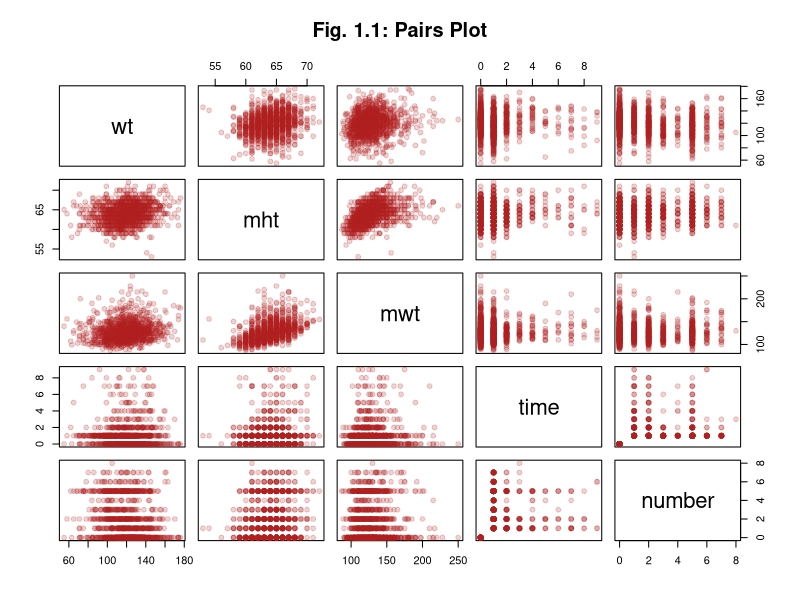
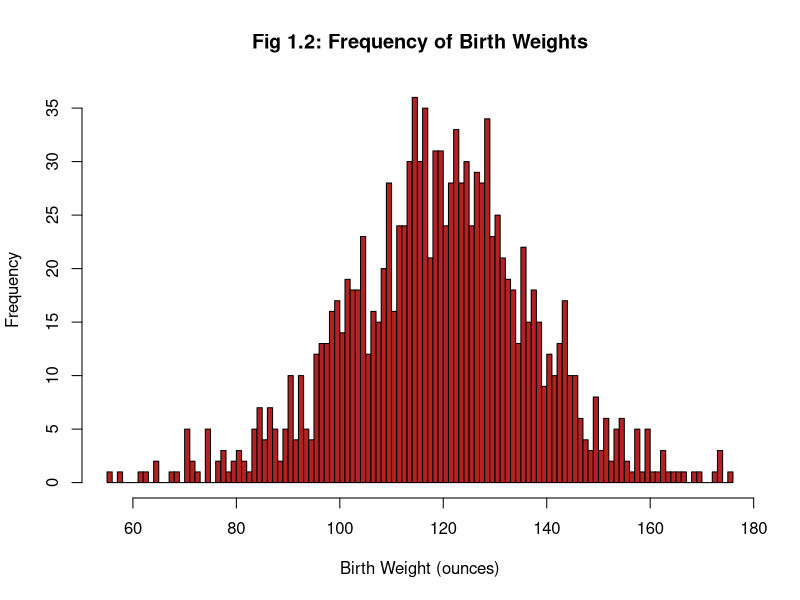
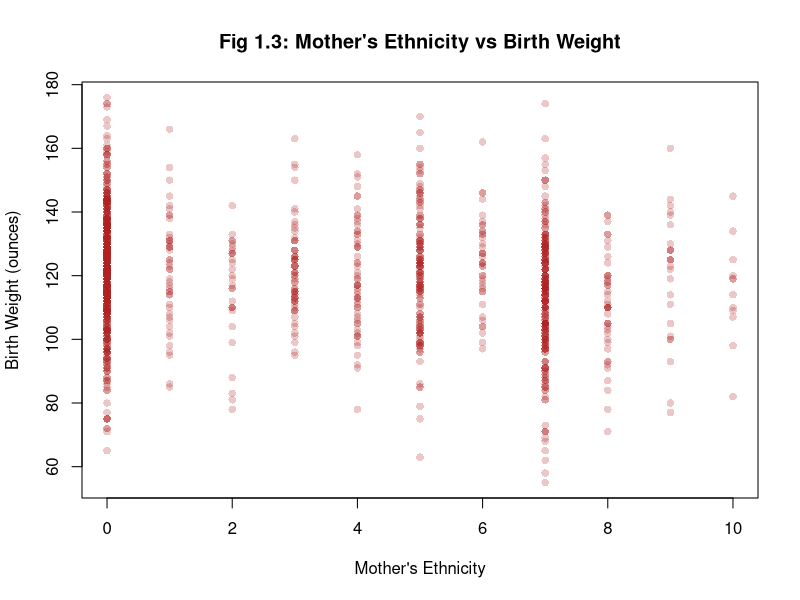
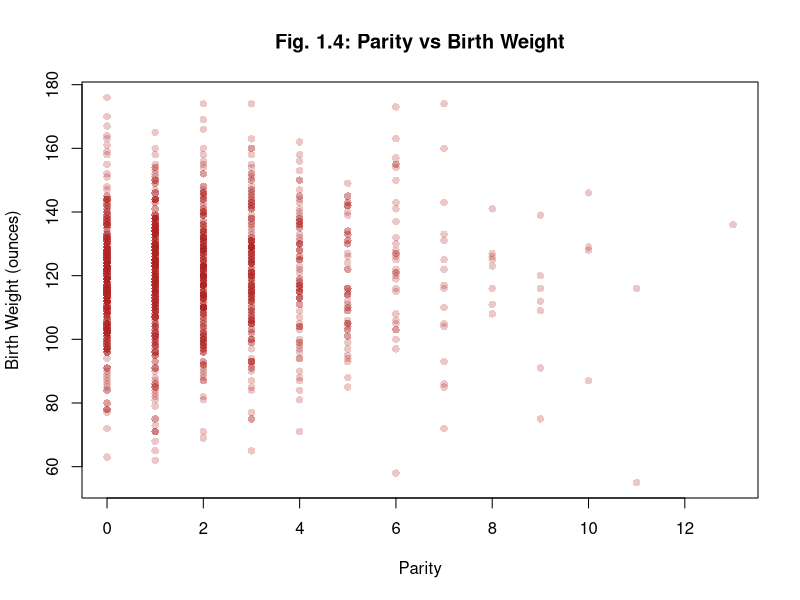
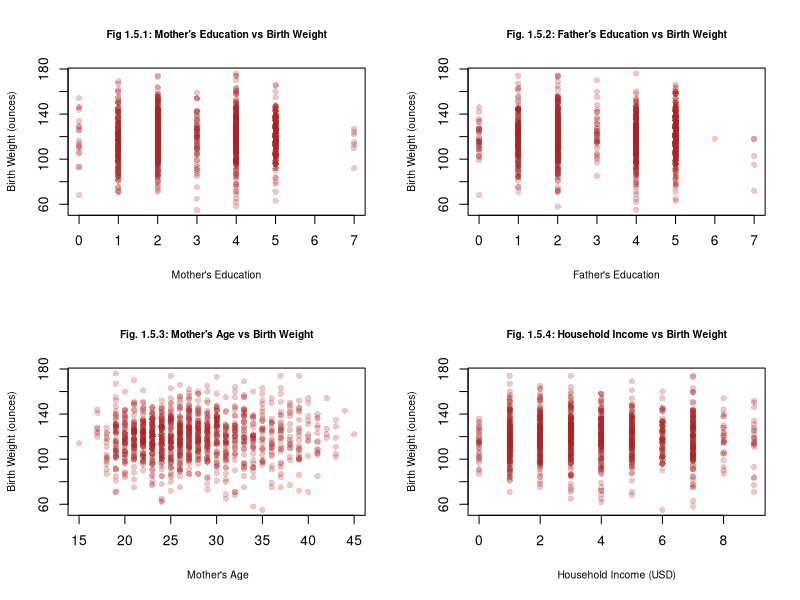
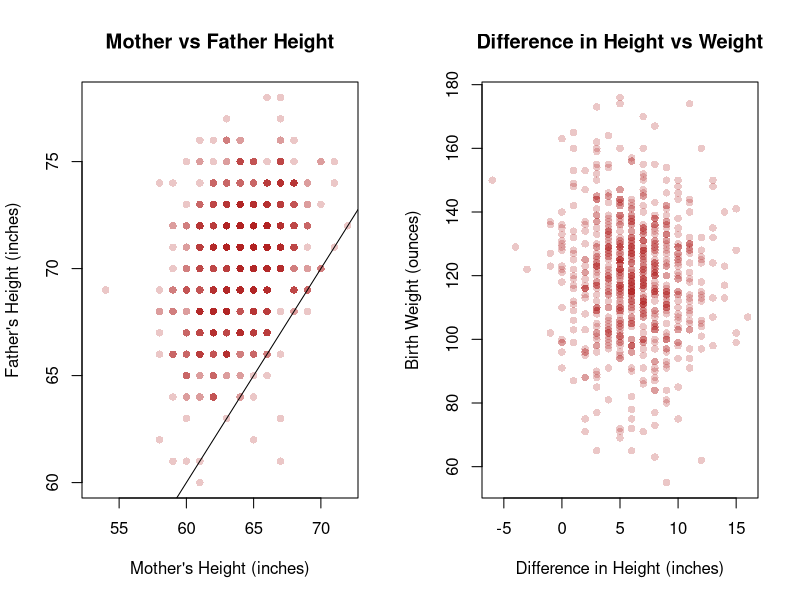
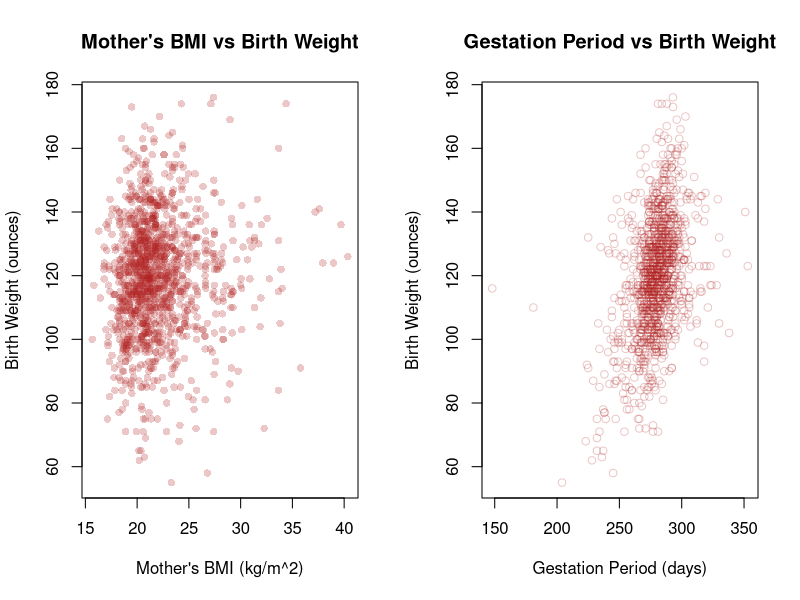
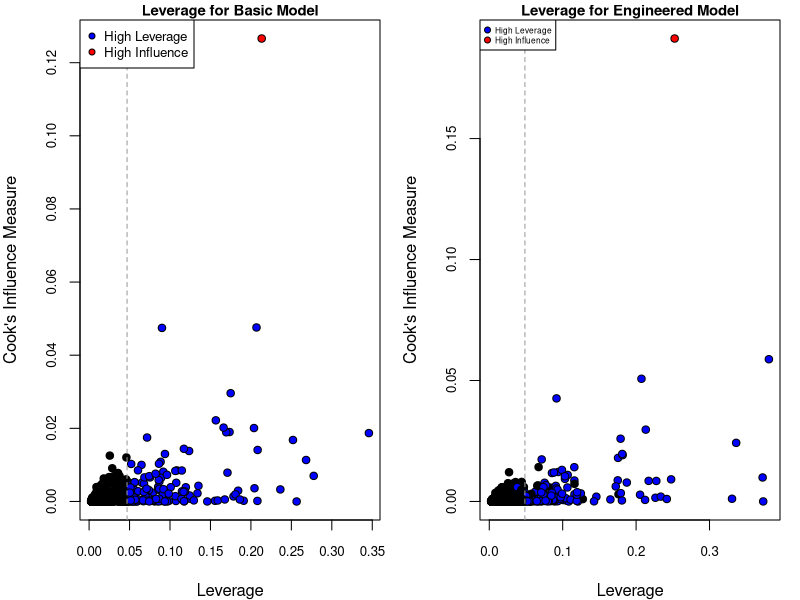

Source code (R) for these figures, in order:
## ---- chunk 1
# Knitr Configuration
knitr::opts_chunk$set(
  cache = TRUE,
  include = TRUE,
  echo = FALSE,
  results = "markup",
  fig.show = "asis",
  fig.height = 3.5,
  fig.align = "center"
)
## ---- chunk 2
# Define all the functions and constants used later

# Category names for Ethnicity variates
ethLabels <- c(
  "Caucasian",
  "Mexican",
  "African-American",
  "Asian",
  "Mixed",
  "Other"
)

# Category names for Education variates
edLabels <- c(
  "Elementary School",
  "Middle School",
  "High School",
  "High School + Trade School",
  "High School + Some College",
  "College Graduate",
  "Trade School",
  "High School Unclear"
)

# Number of imputed datasets
k <- 5

# Unit conversion factors
poundsToKg <- 0.453592
inchesToM <- 0.0254

# The boundaries for BMI categories
# See this page for the source:
# https://www.mayoclinic.org/healthy-lifestyle/pregnancy-week-by-week/in-depth/pregnancy-weight-gain/art-20044360?pg=1
underweightNormalBoundary <- 18.5
normalOverweightBoundary <- 25
overweightObeseBoundary <- 30

# Use test 10% for test set in cross validation
testSetRatio = 0.1
## ---- chunk 3
isUnderweight <- function (bmi) bmi < underweightNormalBoundary
isNormal <- function (bmi) bmi < normalOverweightBoundary &
                           bmi >= underweightNormalBoundary
isOverweight <- function (bmi) bmi < overweightObeseBoundary &
                               bmi >= normalOverweightBoundary
isObese <- function (bmi) bmi >= overweightObeseBoundary

bmi <- function (wtLbs, htIn) (wtLbs * poundsToKg) / (htIn * inchesToM)^2
## ---- chunk 4
# Roughly translate the "number" category to a floating point
# number of the actual number of cigarettes smoked
numCigs <- function (number) (number <= 4) * (5 * number - 2.5) +
                             (number > 4) * (10 * number - 25.5)
## ---- chunk 5
# Re-encoding and labelling variates as factors
decodeBirthVariates <- function (birthsDataset) {
  newDataset = data.frame(birthsDataset)

  newDataset$meth <- cut(
    birthsDataset$meth,
    breaks = c(0, 5:10), 
    labels = ethLabels,
    right = TRUE,
    include.lowest= TRUE
  )

  newDataset$med <- cut(
    birthsDataset$med,
    breaks = 0:8, 
    labels = edLabels,
    right = FALSE
  )

  newDataset$feth <- cut(
    birthsDataset$feth,
    breaks = c(0, 5:10),
    labels = ethLabels,
    right = TRUE,
    include.lowest= TRUE
  )

  newDataset$fed <- cut(
    birthsDataset$fed,
    breaks = 0:8, 
    labels = edLabels,
    right = FALSE
  )

  newDataset$smoke <- cut(
    birthsDataset$smoke,
    breaks = 0:4, 
    labels = c(
      "Never",
      "Smokes Now",
      "Until Pregnancy",
      "Doesn't Smoke Anymore"
    ),
    right = FALSE
  )

  newDataset$marital <- cut(
    birthsDataset$marital,
    breaks = 0:5,
    labels = c(
      "Married",
      "Legally Separated",
      "Divorced",
      "Widowed",
      "Never Married"
    )
  )

  newDataset$number <- numCigs(birthsDataset$number)

  newDataset$time <- cut(
    birthsDataset$time,
    breaks = 0:10,
    labels = c(
      "Never Smoked",
      "Still Smokes",
      "During Pregnancy",
      "Less Than A Year",
      "1-2 Years",
      "2-3 Years",
      "3-4 Years",
      "5-9 Years",
      "More Than 10 Years",
      "Quit But Don't Know When"
    ),
    right = FALSE
  )

  newDataset$income <- cut(
    birthsDataset$income,
    breaks = c(0, 1, 2, 10),
    labels = c(
      "Under 2500",
      "2500-4999",
      "5000-Over 25000"
    ),
    right = FALSE
  )

  newDataset
}
## ---- chunk 6
smokingImpact <- function (time, number) {
  cigaretteEffectRatio = 6
  # Take the average of the bounds of the range of cigarettes smoked by a given category
  # as the approximate exact number of cigarettes smoked per day
  # https://www.med.uottawa.ca/sim/data/Smoking_and_Health_e.htm shows that it took a
  # six-fold increase in the number of cigarettes smoked a day to double the impact
  # on the likelihood of developing lung cancer. We approximate the effect of smoking
  # on birth with this ratio too.
  activeSmokingImpact = (number != 0) * 2^(numCigs(number) / cigaretteEffectRatio)
  
  impactTimeDecay = 2
  
  # Approximate a scalar number of years since quiting based on the categorical variable
  yearsQuit = (time >= 3) * (-2.5 + time) + (time >= 7) * (-18.5 + 3 * time)
  # Time = 1 or 2 are special cases with 0 decay
  yearsQuit = yearsQuit * (time >= 3)
  
  decayedSmokingImpact = activeSmokingImpact * exp(-yearsQuit / impactTimeDecay)
  
  decayedSmokingImpact
}
## ---- chunk 7
craftFeatures <- function (imputedBirthsDataset) {
  newDataset = decodeBirthVariates(imputedBirthsDataset)

  newDataset$sameEth <- factor(
    imputedBirthsDataset$meth == imputedBirthsDataset$feth,
    labels = c("Different", "Same")
  )
  # What about "Other" though?
  
  newDataset$htDiff <- newDataset$fht - newDataset$mht
    
  newDataset$lateMom <- factor(
    newDataset$parity == 0 & newDataset$mage >= 35,
    labels = c("Not late", "Late")
  )

  newDataset$mBMI <- bmi(newDataset$mwt, newDataset$mht)
  
  newDataset$mBMICategory <- factor(
    1 * isNormal(newDataset$mBMI)
      + 2 * isOverweight(newDataset$mBMI)
      + 3 * isObese(newDataset$mBMI),
    labels = c("Underweight", "Normal", "Overweight", "Obese")
  )
  
  newDataset$smokingImpact <- smokingImpact(
    imputedBirthsDataset$time,
    imputedBirthsDataset$number
  )
  
  newDataset
}
## ---- chunk 8
meanAIC <- function (model, datasets) mean(sapply(
  datasets,
  function (dataset) AIC(update(model, data = dataset))
))
## ---- chunk 9
selectModel <- function (
  datasets,
  predictedVar,
  excludedVars = c(),
  specialTerms = c()
) {
  selectedModelMeanAIC = .Machine$integer.max
  selectedModel = NULL
  
  for (dataset in datasets) {
    M0 = lm(wt ~ 1, data = dataset)
    Mmax = lm(
      formula(paste(
        predictedVar,
        "~",
        "(.",
        Reduce(function (l, r) paste(l, r), Map(function (term) paste("-", term), excludedVars), ""),
        ")^2",
        Reduce(function (l, r) paste(l, r), Map(function (term) paste("+", term), specialTerms), "")
      )),
      data = dataset
    )
  
    candidateModel = step(
      lm(wt ~ 1, data = dataset),
      scope = list(lower = M0, upper = Mmax),
      direction = "both",
      trace = 0
    )
  
    candidateModelMeanAIC = mean(sapply(
      datasets,
      function (dataset) AIC(update(candidateModel, data = dataset))
    ))
  
    if (candidateModelMeanAIC < selectedModelMeanAIC) {
      selectedModel = update(candidateModel, data = dataset)
      selectedModelMeanAIC = candidateModelMeanAIC
    }
  }
  
  selectedModel
}
## ---- chunk 10
crossValidate <- function (model1, model2, datasets) {
  # "Usually about a thousand is fine" - M. Lysy, Nov. 27, 2018
  m = 1000

  model1rPMSE <- vector(mode = "numeric", length = m)
  model2rPMSE <- vector(mode = "numeric", length = m)

  for (i in 1:m) {
    chosenSet = datasets[[1 + i %% k]]
    Ntotal = nrow(chosenSet)
    Ntest = floor(Ntotal * testSetRatio)
    outOfSampleIndices = sample(Ntotal, Ntest)
    trainSet = chosenSet[-outOfSampleIndices, ]
    testSet = chosenSet[outOfSampleIndices, ]
    
    model1 = update(model1, data = trainSet)
    model2 = update(model2, data = trainSet)
    outOfSamplePredictions1 = predict(model1, newdata = testSet)
    outOfSamplePredictions2 = predict(model2, newdata = testSet)
    predictionErrors1 = (testSet$wt - outOfSamplePredictions1) ^ 2
    predictionErrors2 = (testSet$wt - outOfSamplePredictions2) ^ 2
    model1rPMSE[i] <- sqrt(sum(predictionErrors1) / Ntest)
    model2rPMSE[i] <- sqrt(sum(predictionErrors2) / Ntest)
  }
  
  list(
    rPMSEs = data.frame(model1 = model1rPMSE, model2 = model2rPMSE),
    actual = testSet$wt,
    predictions = data.frame(
      model1 = outOfSamplePredictions1,
      model2 = outOfSamplePredictions2
    ),
    residuals = data.frame(
      model1 = outOfSamplePredictions1 - testSet$wt,
      model2 = outOfSamplePredictions2 - testSet$wt
    )
  )
}
## ---- chunk 11
# Import
births <- read.csv("chds_births.csv")
## ---- chunk 12
mendedBirths <- data.frame(births)
mendedBirths[mendedBirths$marital == 0, "marital"] <- NA
## ---- chunk 13
library(mice)
options(warn=-1)

multiplyImputedBirths <- mice(
  mendedBirths,
  m = k,
  method = "pmm",
  seed = 500,
  printFlag = FALSE
)

imputedBirths <- lapply(1:k, function(i) complete(multiplyImputedBirths, i))
## ---- chunk 14
decodedImputedBirths <- lapply(imputedBirths, decodeBirthVariates)
## ---- chunk 15
engineeredFeatureBirths <- lapply(imputedBirths, craftFeatures)
## ---- chunk 16
pairs(
  births[c("wt", "mht", "mwt", "time", "number")],
  col = adjustcolor("firebrick", 0.2),
  pch = 19,
  main = "Fig. 1.1: Pairs Plot"
)
## ---- chunk 17
hist(
  births$wt,
  breaks = 100,
  col = "firebrick",
  main = "Fig 1.2: Frequency of Birth Weights",
  xlab = "Birth Weight (ounces)",
  mar = c(1, 4, 1, 2) + 0.1
) 
## ---- chunk 18
plot(
  births$meth,
  births$wt,
  col = adjustcolor("firebrick", 0.25),
  pch = 16,
  main = "Fig 1.3: Mother's Ethnicity vs Birth Weight",
  xlab = "Mother's Ethnicity",
  ylab = "Birth Weight (ounces)",
  mar = c(1, 4, 1, 2) +0.1
)
## ---- chunk 19
plot(
  births$parity,
  births$wt,
  pch = 16,
  col = adjustcolor("firebrick", 0.25),
  main = "Fig. 1.4: Parity vs Birth Weight",
  xlab = "Parity",
  ylab = "Birth Weight (ounces)"
)
## ---- chunk 20
par(mfrow = c(2, 2))
plot(
  births$med,
  births$wt,
  col = adjustcolor("firebrick", 0.25),
  pch = 16,
  cex.main = 0.75,
  cex.lab = 0.75,
  main = "Fig 1.5.1: Mother's Education vs Birth Weight",
  xlab = "Mother's Education",
  ylab = "Birth Weight (ounces)"
)
plot(
  births$fed,
  births$wt,
  col = adjustcolor("firebrick", 0.25),
  pch = 16,
  cex.main = 0.75,
  cex.lab = 0.75,
  main = "Fig. 1.5.2: Father's Education vs Birth Weight",
  xlab = "Father's Education",
  ylab = "Birth Weight (ounces)"
)
plot(
  births$mage,
  births$wt,
  pch = 16,
  cex.main = 0.75,
  cex.lab = 0.75,
  col = adjustcolor("firebrick", 0.25),
  main = "Fig. 1.5.3: Mother's Age vs Birth Weight",
  xlab = " Mother's Age",
  ylab = "Birth Weight (ounces)"
)
plot(
  births$income,
  births$wt,
  pch = 16,
  cex.main = 0.75,
  cex.lab = 0.75,
  col = adjustcolor("firebrick", 0.25),
  main = "Fig. 1.5.4: Household Income vs Birth Weight",
  xlab = "Household Income (USD)",
  ylab = "Birth Weight (ounces)"
)
## ---- chunk 21
par(mfrow = c(1,2))
plot(
  births$mht,
  births$fht,
  col = adjustcolor("firebrick", 0.25),
  pch = 16,
  main = "Mother vs Father Height",
  xlab = "Mother's Height (inches)",
  ylab = "Father's Height (inches)"
)
abline(coef = c(0, 1))
plot(
  births$fht - births$mht,
  births$wt,
  pch = 16,
  col = adjustcolor("firebrick", 0.25),
  main = "Difference in Height vs Weight",
  xlab = "Difference in Height (inches)",
  ylab = "Birth Weight (ounces)"
)
## ---- chunk 22
plot(
  bmi(births$mwt, births$mht),
  births$wt,
  pch = 16,
  col = adjustcolor("firebrick", 0.25),
  main = "Mother's BMI vs Birth Weight",
  xlab = "Mother's BMI (kg/m^2)",
  ylab = "Birth Weight (ounces)"
)
## ---- chunk 23
plot(
  births$gestation,
  births$wt,
  col = adjustcolor("firebrick", 0.25),
  main = "Gestation Period vs Birth Weight",
  xlab = "Gestation Period (days)",
  ylab = "Birth Weight (ounces)"
)
## ---- chunk 24
paste("Number of Occurrences per Marital Status category")
summary(factor(births$marital))
## ---- chunk 25
N <- nrow(mendedBirths)

round(sapply(colnames(mendedBirths), function (colname) sum(is.na(mendedBirths[colname])) / N), 2)
nrow(na.omit(mendedBirths[, !(colnames(mendedBirths) %in% c("fht", "fwt", "income"))])) / N
## ---- chunk 26
basicBirthWeightModel <- selectModel(
  decodedImputedBirths,
  "wt",
  excludedVars = c("gestation", "smoke")
)
basicBirthWeightModelMeanAIC <- meanAIC(basicBirthWeightModel, decodedImputedBirths)
## ---- chunk 27
engineeredBirthWeightModel <- selectModel(
  engineeredFeatureBirths,
  "wt",
  c("gestation", "smoke", "time", "fht", "mBMICategory"),
  c("time")#, smokingImpact:smokingQuitCategory")
  #c("smokingImpact", "mBMI", "htDiff", "sameEth",  "lateMom")
)
engineeredBirthWeightModelMeanAIC <- meanAIC(
  engineeredBirthWeightModel,
  engineeredFeatureBirths
)
## ---- chunk 28
# Cook's Distance vs. Leverage for Basic Model
D <- cooks.distance(basicBirthWeightModel) 
infl.ind <- which.max(D)
h <- hatvalues(basicBirthWeightModel)
p <- length(coef(basicBirthWeightModel))
n <- nobs(basicBirthWeightModel)
hbar <- p/n
lev.ind <- h > 2*hbar 
clrs <- rep("black", len = n)
clrs[lev.ind] <- "blue"
clrs[infl.ind] <- "red"
par(mfrow = c(1, 1), mar = c(4, 4, 1, 1))
cex <- .8

# Cook's Distance vs. Leverage for Engineered Model
D2 <- cooks.distance(engineeredBirthWeightModel) 
infl.ind2 <- which.max(D2) 
h2 <- hatvalues(engineeredBirthWeightModel)
p2 <- length(coef(engineeredBirthWeightModel))
n2 <- nobs(engineeredBirthWeightModel)
hbar2 <- p2/n2
lev.ind2 <- h2 > 2*hbar2 
clrs2 <- rep("black", len = n)

clrs2[lev.ind2] <- "blue"
clrs2[infl.ind2] <- "red"
par(mfrow = c(1,1), mar = c(4,4,1,1))
cex <- .8
par(mfrow = c(1,2))
plot(h, D, xlab = "Leverage", ylab = "Cook's Influence Measure", main = "Leverage for Basic Model", pch = 21, bg = clrs, cex.main = 0.9, cex.axis = cex)
abline(v = 2*hbar, col = "grey60", lty = 2) # 2x average leverage

legend("topleft", legend = c("High Leverage", "High Influence"), pch = 21,pt.bg = c("blue", "red"), cex = cex, pt.cex = cex)

plot(h2, D2, xlab = "Leverage", ylab = "Cook's Influence Measure", main = "Leverage for Engineered Model", pch = 21, bg = clrs, cex.main = 0.9, cex.axis = cex)
abline(v = 2*hbar2, col = "grey60", lty = 2) # 2x average leverage

legend(
  "topleft",
  legend = c("High Leverage", "High Influence"),
  pch = 21,
  pt.bg = c("blue", "red"),
  cex = 0.5,
  pt.cex = 0.8
)
## ---- chunk 29
press1 <- resid(basicBirthWeightModel) / (1 - hatvalues(basicBirthWeightModel)) 
press2 <-  resid(engineeredBirthWeightModel) / (1 - hatvalues(engineeredBirthWeightModel))
AIC1 <- c("Basic", "Engineered")

#display results
disp <- rbind(
  AIC = c(
    engineeredBirthWeightModelMeanAIC,
    basicBirthWeightModelMeanAIC),
    PRESS = c(sum(press1^2), sum(press2^2)
  )
)
colnames(disp) <- c("Basic", "Engineered")
disp
## ---- chunk 30
cvResults <- crossValidate(
  basicBirthWeightModel,
  engineeredBirthWeightModel,
  engineeredFeatureBirths
)
## ---- chunk 31
rPMSEs <- cvResults$rPMSEs
paste(mean(rPMSEs$model1), sd(rPMSEs$model1))
paste(mean(rPMSEs$model2), sd(rPMSEs$model2))
boxplot(list(model1rPMSE = rPMSEs$model1, model2rPMSE = rPMSEs$model2))

par(mfrow=c(1,2))
plot(
  cvResults$predictions$model1,
  cvResults$residuals$model1,
  main = "Predicted Values vs Basic Model Res",
  cex.main = 0.8,
  xlab = "Predicted Values",
  ylab = "Basic Model Residuals"
)
plot(
  cvResults$predictions$model2,
  cvResults$residuals$model2,
  main = "Predicted Values vs Engineered Model Res",
  cex.main = 0.8,
  xlab = "Predicted Values",
  ylab = "Engineered Model Residuals"
)
## ---- chunk 32
par(mfrow = c(1, 2))
qqnorm(
  cvResults$residuals$model1,
  main = "Normal Q-Q Plot for Basic",
  cex.main = 0.85
)
abline(a = 0, b = 20, lty = 2, col = "blue")

qqnorm(
  cvResults$residuals$model2,
  main = "Normal Q-Q Plot for Engineered",
  cex.main = 0.85
)
abline(a = 0, b = 20, lty = 2, col = "blue")
## ---- chunk 33
# Reconfigure Knitr for Appendix
knitr::opts_chunk$set(include = TRUE, echo = TRUE, eval = FALSE)
## ---- chunk 34

## ---- chunk 35

## ---- chunk 36

## ---- chunk 37

## ---- chunk 38

## ---- chunk 39

## ---- chunk 40

## ---- chunk 41

## ---- chunk 42

## ---- chunk 43

## ---- chunk 44

## ---- chunk 45

## ---- chunk 46

## ---- chunk 47

## ---- chunk 48

## ---- chunk 49

## ---- chunk 50

## ---- chunk 51

## ---- chunk 52

## ---- chunk 53

## ---- chunk 54

## ---- chunk 55

## ---- chunk 56

## ---- chunk 57

## ---- chunk 58

## ---- chunk 59

## ---- chunk 60

## ---- chunk 61

## ---- chunk 62
round(
  sapply(
    0:13,
    function (parity) c(
      mean(births[births$parity == parity, "wt"]),
      sd(births[births$parity == parity, "wt"])
    )
  ),
  2
)
## ---- chunk 63
qqplot(
  cvResults$predictions$model1,
  cvResults$actual,
  main = "Q-Q Plot",
  xlab = "Predicted Values",
  ylab = "Actual Values"
)
abline(a = 0, b = 1, lty = 2, col = "red")

qqplot(
  cvResults$predictions$model2,
  cvResults$actual,
  main = "Q-Q Plot",
  xlab = "Predicted Values",
  ylab = "Actual Values"
)
abline(a = 0, b = 1, lty = 2, col = "red")
## ---- chunk 64

## ---- chunk 65
